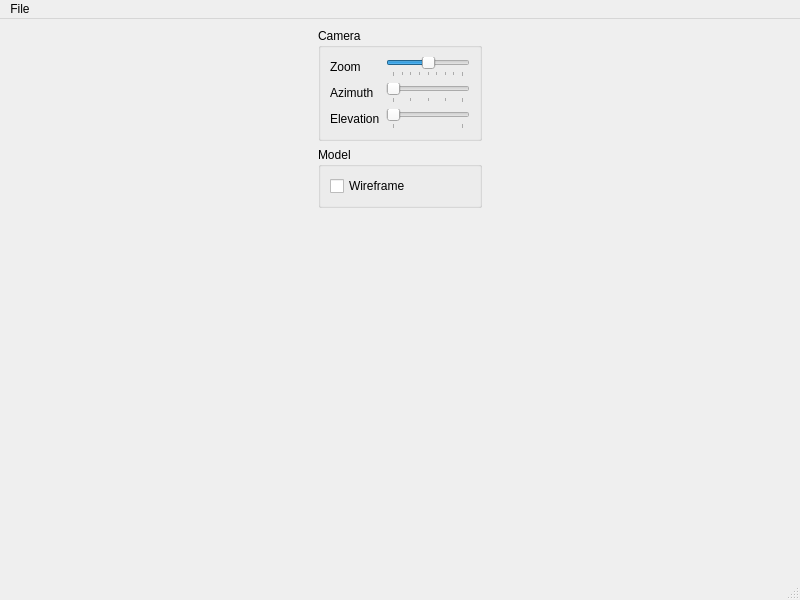
<?xml version="1.0" encoding="UTF-8"?>
<ui version="4.0">
 <class>MainWindow</class>
 <widget class="QMainWindow" name="MainWindow">
  <property name="geometry">
   <rect>
    <x>0</x>
    <y>0</y>
    <width>800</width>
    <height>600</height>
   </rect>
  </property>
  <property name="windowTitle">
   <string>OpenGL</string>
  </property>
  <property name="locale">
   <locale language="English" country="UnitedStates"/>
  </property>
  <widget class="QWidget" name="centralwidget">
   <layout class="QGridLayout" name="gridLayout">
    <item row="1" column="2">
     <widget class="QGroupBox" name="groupBox">
      <property name="title">
       <string>Model</string>
      </property>
      <layout class="QVBoxLayout" name="verticalLayout">
       <item>
        <widget class="QCheckBox" name="wireframe_check">
         <property name="text">
          <string>Wireframe</string>
         </property>
        </widget>
       </item>
      </layout>
     </widget>
    </item>
    <item row="0" column="2">
     <widget class="QGroupBox" name="controls_group">
      <property name="sizePolicy">
       <sizepolicy hsizetype="Maximum" vsizetype="Maximum">
        <horstretch>0</horstretch>
        <verstretch>0</verstretch>
       </sizepolicy>
      </property>
      <property name="title">
       <string>Camera</string>
      </property>
      <layout class="QFormLayout" name="formLayout">
       <property name="fieldGrowthPolicy">
        <enum>QFormLayout::ExpandingFieldsGrow</enum>
       </property>
       <item row="2" column="0">
        <widget class="QLabel" name="zoom_label">
         <property name="text">
          <string>Zoom</string>
         </property>
        </widget>
       </item>
       <item row="2" column="1">
        <widget class="QSlider" name="zoom_slider">
         <property name="minimum">
          <number>-100</number>
         </property>
         <property name="maximum">
          <number>100</number>
         </property>
         <property name="orientation">
          <enum>Qt::Horizontal</enum>
         </property>
         <property name="tickPosition">
          <enum>QSlider::TicksBelow</enum>
         </property>
         <property name="tickInterval">
          <number>25</number>
         </property>
        </widget>
       </item>
       <item row="3" column="0">
        <widget class="QLabel" name="azimuth_label">
         <property name="text">
          <string>Azimuth</string>
         </property>
        </widget>
       </item>
       <item row="3" column="1">
        <widget class="QSlider" name="azimuth_slider">
         <property name="maximum">
          <number>360</number>
         </property>
         <property name="orientation">
          <enum>Qt::Horizontal</enum>
         </property>
         <property name="tickPosition">
          <enum>QSlider::TicksBelow</enum>
         </property>
         <property name="tickInterval">
          <number>90</number>
         </property>
        </widget>
       </item>
       <item row="4" column="0">
        <widget class="QLabel" name="elevation_label">
         <property name="text">
          <string>Elevation</string>
         </property>
        </widget>
       </item>
       <item row="4" column="1">
        <widget class="QSlider" name="elevation_slider">
         <property name="maximum">
          <number>90</number>
         </property>
         <property name="orientation">
          <enum>Qt::Horizontal</enum>
         </property>
         <property name="tickPosition">
          <enum>QSlider::TicksBelow</enum>
         </property>
         <property name="tickInterval">
          <number>90</number>
         </property>
        </widget>
       </item>
      </layout>
     </widget>
    </item>
    <item row="0" column="1" rowspan="3">
     <layout class="QVBoxLayout" name="main_layout">
      <property name="sizeConstraint">
       <enum>QLayout::SetDefaultConstraint</enum>
      </property>
     </layout>
    </item>
    <item row="2" column="2">
     <spacer name="verticalSpacer">
      <property name="orientation">
       <enum>Qt::Vertical</enum>
      </property>
      <property name="sizeHint" stdset="0">
       <size>
        <width>20</width>
        <height>40</height>
       </size>
      </property>
     </spacer>
    </item>
   </layout>
  </widget>
  <widget class="QMenuBar" name="menubar">
   <property name="geometry">
    <rect>
     <x>0</x>
     <y>0</y>
     <width>800</width>
     <height>20</height>
    </rect>
   </property>
   <widget class="QMenu" name="menuFile">
    <property name="title">
     <string>File</string>
    </property>
    <addaction name="actionSalir"/>
   </widget>
   <addaction name="menuFile"/>
  </widget>
  <widget class="QStatusBar" name="statusbar"/>
  <action name="actionSalir">
   <property name="text">
    <string>Salir</string>
   </property>
  </action>
 </widget>
 <resources/>
 <connections>
  <connection>
   <sender>actionSalir</sender>
   <signal>triggered()</signal>
   <receiver>MainWindow</receiver>
   <slot>close()</slot>
   <hints>
    <hint type="sourcelabel">
     <x>-1</x>
     <y>-1</y>
    </hint>
    <hint type="destinationlabel">
     <x>399</x>
     <y>299</y>
    </hint>
   </hints>
  </connection>
 </connections>
</ui>
